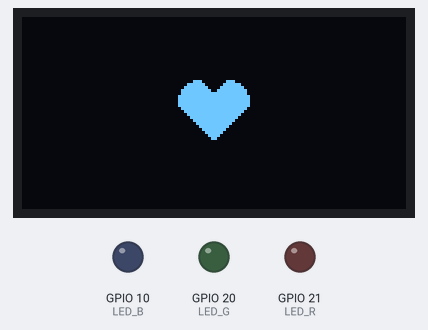
A sketch run on a simulated ESP32-S3. Shown: 128×64 one-colour display, output pins drawn as LEDs (lit = HIGH).

Above: at 0.9 s.

The sketch:

animacio_cor.ino
```cpp
#include <Wire.h>
#include <Adafruit_GFX.h>
#include <Adafruit_SSD1306.h>

#define SCREEN_WIDTH 128
#define SCREEN_HEIGHT 64
Adafruit_SSD1306 display(SCREEN_WIDTH, SCREEN_HEIGHT, &Wire, -1);

// --- ASSIGNACIÓ DE PINS DE LA PCB-
const int PIN_SDA = 3;
const int PIN_SCL = 4;
const int PIN_BTN_A = 6;
const int PIN_BTN_B = 7;
const int PIN_LDR = 0;
const int LED_R = 21;
const int LED_G = 20;
const int LED_B = 10;

// ========================================================
// BITMAPS DE L'ANIMACIÓ
// ========================================================
// Els Bitmaps són matrius de punts convertides a nombres Hexadecimals.
// Es guarden a la memòria PROGMEM (Flash) perquè no ocupin memòria RAM.

// Cor Petit (16x16 píxels)
const unsigned char corPetit [] PROGMEM = {
  0x00, 0x00, 0x1C, 0x38, 0x3E, 0x7C, 0x7F, 0xFE,
  0x7F, 0xFE, 0x7F, 0xFE, 0x7F, 0xFE, 0x3F, 0xFC,
  0x1F, 0xF8, 0x0F, 0xF0, 0x07, 0xE0, 0x03, 0xC0,
  0x01, 0x80, 0x00, 0x00, 0x00, 0x00, 0x00, 0x00
};

// Cor Gran (24x24 píxels)
const unsigned char corGran [] PROGMEM = {
  0x00, 0x00, 0x00, 0x07, 0x00, 0xE0, 0x1F, 0x81, 0xF8, 0x3F, 0xC3, 0xFC,
  0x7F, 0xE7, 0xFE, 0x7F, 0xFF, 0xFE, 0xFF, 0xFF, 0xFF, 0xFF, 0xFF, 0xFF,
  0xFF, 0xFF, 0xFF, 0xFF, 0xFF, 0xFF, 0x7F, 0xFF, 0xFE, 0x3F, 0xFF, 0xFC,
  0x1F, 0xFF, 0xF8, 0x0F, 0xFF, 0xF0, 0x07, 0xFF, 0xE0, 0x03, 0xFF, 0xC0,
  0x01, 0xFF, 0x80, 0x00, 0xFF, 0x00, 0x00, 0x7E, 0x00, 0x00, 0x3C, 0x00,
  0x00, 0x18, 0x00, 0x00, 0x00, 0x00, 0x00, 0x00, 0x00, 0x00, 0x00, 0x00
};

// --- CONTROL DE TEMPS (Mètode millis) ---
unsigned long tempsAnterior = 0;
const int INTERVAL_BATEC = 350; // Temps en mil·lisegons entre cada canvi de mida
bool mostrarCorGran = true;     // Variable que ens diu quin cor toca dibuixar

void setup() {
  // Configuració de pins (per si després voleu afegir interacció)
  pinMode(PIN_BTN_A, INPUT_PULLUP);
  pinMode(PIN_BTN_B, INPUT_PULLUP);
  pinMode(LED_R, OUTPUT);
  pinMode(LED_G, OUTPUT);
  pinMode(LED_B, OUTPUT);

  // Inicialització de la pantalla
  Wire.begin(PIN_SDA, PIN_SCL);
  if(!display.begin(SSD1306_SWITCHCAPVCC, 0x3C)) {
    while(true); // Si falla la pantalla, el programa s'atura aquí
  }
}

void loop() {
  // Comprovem si ha passat prou temps per canviar el fotograma
  if (millis() - tempsAnterior >= INTERVAL_BATEC) {

    // 1. Guardem l'hora actual per al proper canvi
    tempsAnterior = millis();

    // 2. Canviem l'estat (Si era cert, passa a fals. Si era fals, passa a cert)
    mostrarCorGran = !mostrarCorGran;

    // 3. Esborrem la pantalla per dibuixar el nou fotograma
    display.clearDisplay();

    // 4. Dibuixem el cor que toqui al centre de la pantalla
    if (mostrarCorGran) {
      // Coordenades X i Y calculades per centrar un dibuix de 24x24 en una pantalla de 128x64
      // X = (128 - 24) / 2 = 52  |  Y = (64 - 24) / 2 = 20
      display.drawBitmap(52, 20, corGran, 24, 24, SSD1306_WHITE);
    } else {
      // Coordenades X i Y calculades per centrar un dibuix de 16x16 en una pantalla de 128x64
      // X = (128 - 16) / 2 = 56  |  Y = (64 - 16) / 2 = 24
      display.drawBitmap(56, 24, corPetit, 16, 16, SSD1306_WHITE);
    }

    // 5. Enviem la imatge a la pantalla perquè es vegi
    display.display();
  }

  // Gràcies a no fer servir delay(), aquí podríem seguir llegint el botó A,
  // encenent leds o consultant sensors al mateix temps que el cor batega.
}
```
